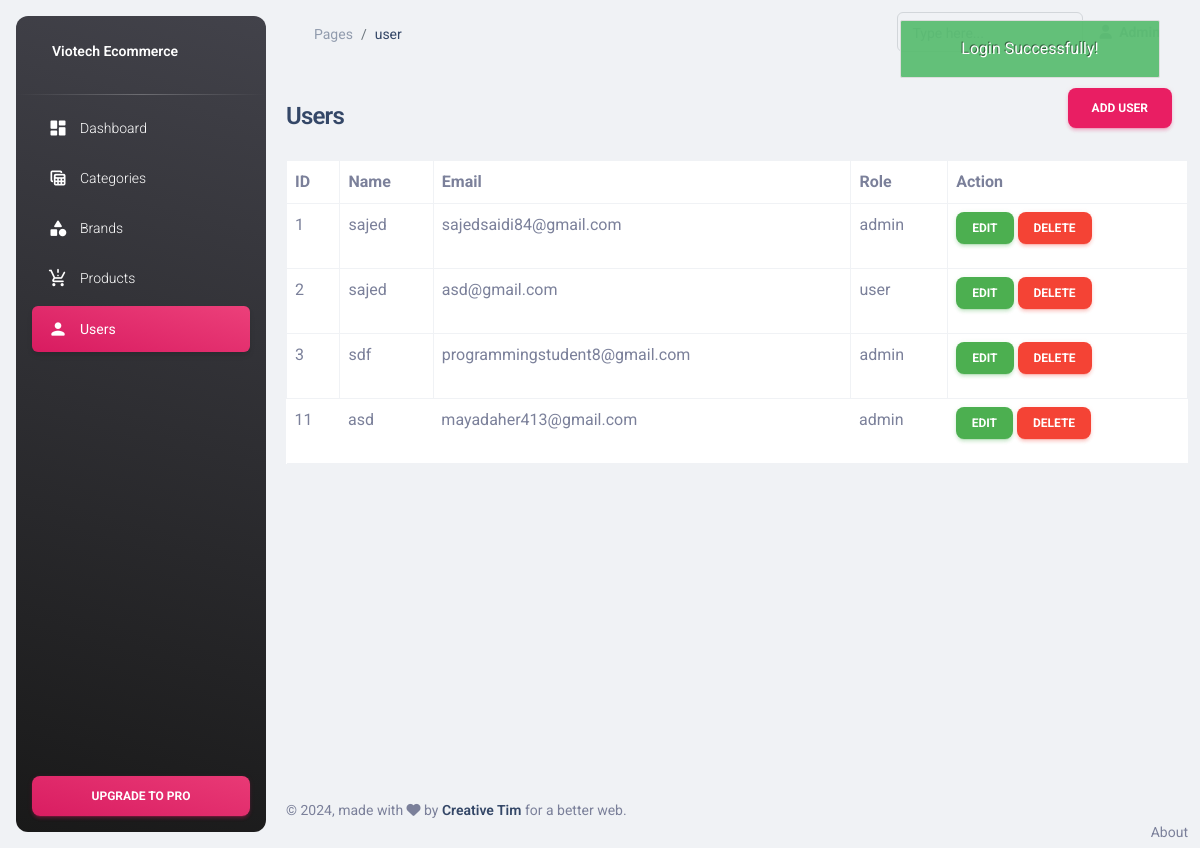
Page /admin/user.php (signed in) on the committed database.
### tables this page shows
CREATE TABLE `users` (
  `id` int(11) NOT NULL,
  `name` varchar(50) NOT NULL,
  `email` varchar(50) NOT NULL,
  `password` varchar(50) NOT NULL,
  `role` varchar(50) NOT NULL DEFAULT 'user' COMMENT 'admin,user'
);

### admin/includes/config/DAL.php (called while the page is built, shortened)
<?php
require_once "dbcon.php";
function getAll($table)
{
    global $conn;
    $sql = "SELECT * FROM $table";
    $result = $conn->query($sql);
    if ($result->num_rows > 0) {
        return $result;
    } else {
        return false;
    }
}

### admin/user.php (the view)
<?php include('includes/header.php');
include('includes/config/DAL.php');
$users = getAll('users');
?>
<div class="container-fluid py-4">
    <div class="row min-vh-80 h-100">
        <div class="col-12">
            <h4 class="d-flex align-items-center justify-content-between mb-3 pe-3">
                Users
                <a href="addUser.php" class="btn btn-primary text-white">
                    Add User
                </a>
            </h4>
            <?php
            if (!$users)
                echo "No users found.";
            else {
                echo '<table class="table table-bordered bg-white">
                <thead class="font-weight-bolder">
                    <td>ID</td>
                    <td>Name</td>
                    <td>Email</td>
                    <td>Role</td>
                    <td>Action</td>
                </thead>
                <tbody>';
                while ($row = $users->fetch_assoc()) {
                    echo '
                <tr>
                    <td>' . $row['id'] . '</td>
                    <td>' . $row['name'] . '</td>
                    <td>' . $row['email'] . '</td>
                    <td>' . $row['role'] . '</td>
                    <td>
                        <a href="editUser.php?id=' . $row['id'] . '" class="btn btn-success text-white btn-sm">
                            Edit
                        </a>
                        <form class="d-inline" action="includes/config/BL.php" method="POST" >
                            <input type="hidden" name="id" value="' . $row['id'] . '" />
                            <button type="submit" class="btn btn-danger text-white btn-sm" name="delete_user">
                                    Delete
                            </button>
                        </form>
                    </td>
                        </tr>';
                }
                echo "</tbody>
            </table>";
            }
            ?>
        </div>
    </div>
</div>
<?php include('includes/footer.php'); ?>

### rows in the picture
users: id "1", name "sajed", email "sajedsaidi84@gmail.com", role "admin"
users: id "2", name "sajed", email "asd@gmail.com", role "user"
users: id "3", name "sdf", email "programmingstudent8@gmail.com", role "admin"
users: id "11", name "asd", email "mayadaher413@gmail.com", role "admin"
